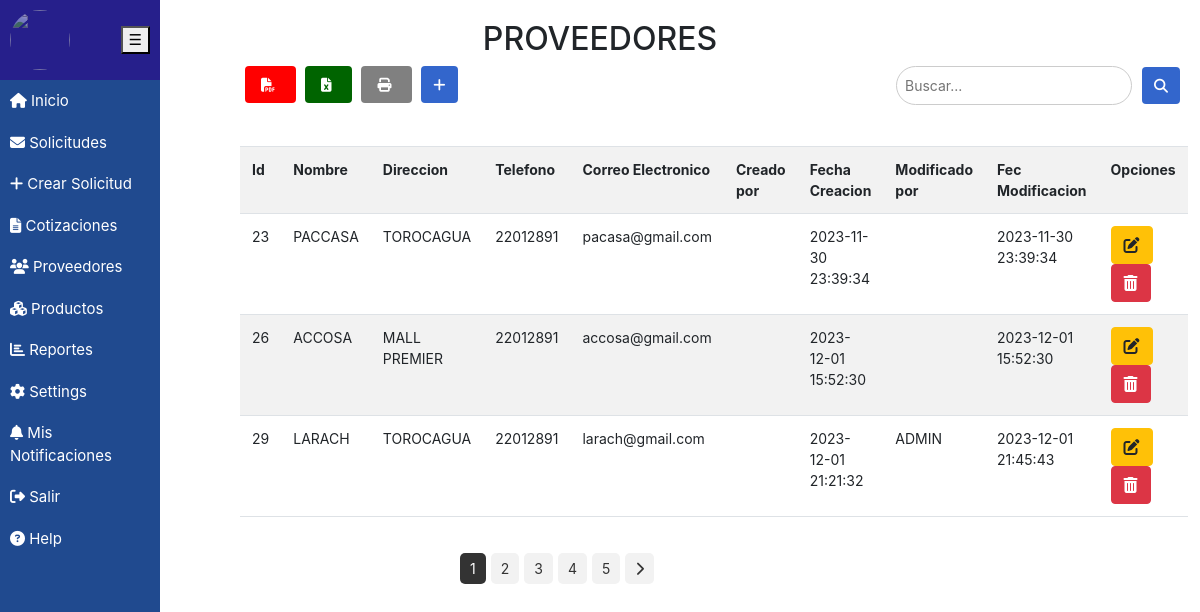
The page /Proveedores/proveedores.php on the database its author committed.
### tables this page shows
CREATE TABLE `tbl_proveedores` (
  `ID_PROVEEDOR` int(11) NOT NULL AUTO_INCREMENT,
  `NOMBRE` varchar(100) DEFAULT NULL,
  `DIRECCION` varchar(200) DEFAULT NULL,
  `TELEFONO` varchar(20) DEFAULT NULL,
  `CORREO_ELECTRONICO` varchar(100) DEFAULT NULL,
  `FECHA_CREACION` timestamp NOT NULL DEFAULT current_timestamp(),
  `FECHA_MODIFICACION` timestamp NOT NULL DEFAULT current_timestamp() ON UPDATE current_timestamp(),
  `CREADO_POR` varchar(255) DEFAULT NULL,
  `MODIFICADO_POR` varchar(255) DEFAULT NULL,
  `id_empresa` int(11) DEFAULT NULL,
  `SERVICIO_PRESTADO` varchar(150) DEFAULT NULL,
  `RTN_EMPRESA` varchar(15) DEFAULT NULL,
  `ESTADO_PROVEEDOR` varchar(255) DEFAULT NULL,
  PRIMARY KEY (`ID_PROVEEDOR`)
);

### Proveedores/proveedores.php (the view, shortened to what this page needs)
<!DOCTYPE html>
<html lang="en">
<head>
    <link rel="stylesheet" href="../css/estilos.css">
    <link href="https://cdn.jsdelivr.net/npm/bootstrap@5.3.0/dist/css/bootstrap.min.css" rel="stylesheet">
    <link rel="stylesheet" href="https://stackpath.bootstrapcdn.com/bootstrap/4.5.0/css/bootstrap.min.css">
</head>
<body>
    <div class="sidebar">
        <div class="sidebar-header">
            <element class="logo">
                <img src="../imagen/ihci.jfif">
            </element>
            <button class="menu-toggle" onclick="toggleSidebar()">&#9776;
            </button>
        </div>
        <ul class="menu">
        <li><a href="../pantallas/admin.php"><i class="fas fa-home"></i><span> Inicio </span></a></li>
            <li><a href="../cotizaciones/solicitudes.php"><i class="fas fa-envelope"></i><span> Solicitudes</span></a></li>
            <li><a href="./views/crear_solicitud.php"><i class="fas fa-plus"></i><span> Crear Solicitud</span></a></li>
            <li><a href="../cotizaciones/cotizaciones.php"><i class="fas fa-file-alt"></i><span> Cotizaciones</span></a></li>
            <li><a href="../proveedores/proveedores.php"><i class="fas fa-users"></i><span> Proveedores</span></a></li>
            <li><a href="../views/productos.php"><i class="fas fa-cubes"></i><span> Productos</span></a></li>
            <li><a href="#"><i class="fas fa-chart-bar"></i><span> Reportes</span></a></li>
            <li><a href="../setting/ajustes.php"><i class="fas fa-cog"></i><span> Settings</span></a></li>
            <li><a href="#"><i class="fas fa-bell"></i><span> Mis Notificaciones</span></a></li>
            <li><a href="../index.php"><i class="fas fa-sign-out-alt"></i><span> Salir</span></a></li>
            <li><div><a href="#"><i class="fas fa-question-circle"></i><span> Help</span></a></div></li>
        </ul>
    </div>
    <h2 class="text-center">PROVEEDORES</h2>
    <div class="btn-toolbar justify-content-between" role="toolbar" aria-label="Toolbar with button groups">
        <div class="content" role="group" aria-label="First group">
            <a href="../administrador/reporte_proveedores.php" target="_blank" style="text-decoration: none;">
                <button style="padding: 8px 16px;  background-color: #FF0000; color: #FFFFFF;">
                    <i class="fas fa-file-pdf" style="margin-right: 5px;"></i>
                </button>
            </a>
            <a href="../administrador/reporte_excel_proveedores.php" target="_blank" style="text-decoration: none;">
                <button style="padding: 8px 16px; background-color: #006400; color: #fff;">
                    <i class="fas fa-file-excel" style="margin-right: 5px;"></i>
                </button>
            </a>
            <a href="../administrador/imprimir_proveedores.php" target="_blank" style="text-decoration: none;">
                <button style="padding: 8px 16px; background-color: #808080; color: #fff;" onclick=imprimirTabla()>
                    <i class="fas fa-print" style="margin-right: 5px;"></i>
                </button>
            </a>
            <button class="plus-button" onclick="toggleFloatingForm()"><i class="fas fa-plus"></i></button>
        </div>
        <div class="search-bar">
            <input type="text" placeholder="Buscar...">
            <button class="search-button"><i class="fas fa-search"></i></button>
        </div>
    </div>
    <div class="content">
        <div class="table-container">
            <tbody>
                <br>
                <?php
                $conexion = mysqli_connect("localhost", "root", "", "gestion_compras2");
                $sql = "SELECT * FROM tbl_proveedores";
                $resultados = mysqli_query($conexion, $sql);
                if (mysqli_num_rows($resultados) > 0) {
                    echo '<table class="table table-striped">
                    <tr>
                    <th>Id</th>
                    <th>Nombre</th>
                    <th>Direccion</th>
                    <th>Telefono</th>
                    <th>Correo Electronico</th>
                    <th>Creado por</th>
                    <th>Fecha Creacion</th>
                    <th>Modificado por</th>
                    <th>Fec Modificacion</th>
                    <th>Opciones</th>
                    </tr>';
                    while ($row = mysqli_fetch_assoc($resultados)) {
                        echo '<tr>
                        <td>' . $row['ID_PROVEEDOR'] . '</td>
                        <td>' . $row['NOMBRE'] . '</td>
                        <td>' . $row['DIRECCION'] . '</td>
                        <td>' . $row['TELEFONO'] . '</td>
                        <td>' . $row['CORREO_ELECTRONICO'] . '</td>
                        <td>' . $row['CREADO_POR'] . '</td>
                        <td>' . $row['FECHA_CREACION'] . '</td>
                        <td>' . $row['MODIFICADO_POR'] . '</td>
                        <td>' . $row['FECHA_MODIFICACION'] . '</td>
                        <td>
                        <a href="../proveedores/editar_proveedores.php?id=' . $row['ID_PROVEEDOR'] . '"class="btn btn-warning" >
                        <i class="fas fa-edit"></i>
                        </a>
                        <a href="../proveedores/eliminar_proveedores.php?id=' . $row['ID_PROVEEDOR'] . '"class="btn btn-danger">
                        <i class="fas fa-trash-alt"></i>
                    </a>
                        </td>
                    </tr>';
                    }
                    echo '</table>';
                } else {
                    mostrarMensaje("No se encontraron registros.", "info");
                }
                ?>
                <div class="content">
                    <?php
                    $totalSolicitudes = 50;
                    $registrosPorPagina = 10;
                    $totalPaginas = ceil($totalSolicitudes / $registrosPorPagina);
                    $paginaActual = isset($_GET['page']) ? $_GET['page'] : 1;
                    ?>
                    <div class="pagination">
                        <?php
                        for ($i = 1; $i <= $totalPaginas; $i++) {
                            echo '<a href="?page=' . $i . '" ' . ($i == $paginaActual ? 'class="current"' : '') . '>' . $i . '</a>';
                        }
                        if ($paginaActual < $totalPaginas) {
                            echo '<a href="?page=' . ($paginaActual + 1) . '"><i class="fas fa-chevron-right"></i></a>';
                        }
                        ?>
                    </div>
                </div>
        </div>
    </div>
</body>
</html>

### css/estilos.css (style rules this page uses)
body { font-family: Arial, sans-serif; margin: 0; padding: 20px; }
.text-center { text-align: center; }
.sidebar .menu li a span { display: inline; }
.sidebar-header img { width: 60px; height: 60px; border-radius: 50%; object-fit: cover; opacity: 0.5; }
.sidebar { width: 160px; height: 100vh; background-color: #204a8f; position: fixed; left: 0; top: 0; transition: transform 0.3s ease-in-out; font-size: 15px; }
.sidebar-header { display: flex; align-items: center; justify-content: space-between; padding: 10px; background-color: #261f8b; text-decoration: none; color: #ffffff; }
.menu { display: flex; flex-direction: column; }
.menu { list-style: none; padding: 0; margin: 0; }
.menu li { padding: 10px; }
.menu a { display: block; text-decoration: none; color: #ffffff; }
.content { margin-left: 220px; font-size: 14px; }
table { width: 100%; border-collapse: collapse; }
th, td { padding: 10px; text-align: left; border-bottom: 1px solid #ddd; }
th { background-color: #f2f2f2; }
.search-button { padding: 6px 10px; border: none; color: #fff; cursor: pointer; transition: background-color 0.3s ease; border-radius: 3px; text-decoration: none; }
.content { flex: 1; }
.table { width: calc(100% - 200px); transition: width 0.3s ease; }
.search-bar { display: flex; align-items: center; margin-bottom: 20px; justify-content: flex-end; }
.search-bar input[type="text"] { padding: 8px; font-size: 14px; border: 1px solid #ccc; border-radius:25px; outline: none; }
.search-bar button { margin-left: 10px; padding: 8px 12px; background-color: #3366CC; color: #FFF; font-size: 14px; border: none; border-radius: 4px; cursor: pointer; }
.content button { margin-left: 5px; padding: 8px 12px; background-color: #3366CC; color: #FFF; font-size: 14px; border: none; border-radius: 4px; cursor: pointer; }
.pagination { margin-top: 20px; }
.pagination a { display: inline-block; padding: 5px 10px; margin-right: 5px; background-color: #f2f2f2; text-decoration: none; color: #333; border-radius: 5px; }
.pagination a.current { background-color: #333; color: #fff; }
.menu { list-style-type: none; padding: 0; margin: 0; }
.menu li { display: inline-block; position: relative; }
.menu li a { display: block; padding: 10px; text-decoration: none; color: white; }

### Proveedores/proveedores.php (style rules this page uses)
.menu li { margin-bottom: -1px; }
.menu li a { padding: 0px 0px; }

### rows shown on the page
tbl_proveedores: ID_PROVEEDOR "23", NOMBRE "PACCASA", DIRECCION "TOROCAGUA", TELEFONO "22012891", CORREO_ELECTRONICO "pacasa@gmail.com", FECHA_CREACION "2023-11-30 23:39:34", FECHA_MODIFICACION "2023-11-30 23:39:34"
tbl_proveedores: ID_PROVEEDOR "26", NOMBRE "ACCOSA", DIRECCION "MALL PREMIER", TELEFONO "22012891", CORREO_ELECTRONICO "accosa@gmail.com", FECHA_CREACION "2023-12-01 15:52:30", FECHA_MODIFICACION "2023-12-01 15:52:30"
tbl_proveedores: ID_PROVEEDOR "29", NOMBRE "LARACH", DIRECCION "TOROCAGUA", TELEFONO "22012891", CORREO_ELECTRONICO "larach@gmail.com", FECHA_CREACION "2023-12-01 21:21:32", MODIFICADO_POR "ADMIN", FECHA_MODIFICACION "2023-12-01 21:45:43"
